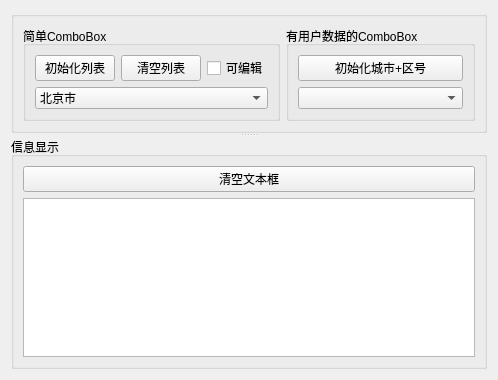
<?xml version="1.0" encoding="UTF-8"?>
<ui version="4.0">
 <class>Widget</class>
 <widget class="QWidget" name="Widget">
  <property name="geometry">
   <rect>
    <x>0</x>
    <y>0</y>
    <width>498</width>
    <height>380</height>
   </rect>
  </property>
  <property name="windowTitle">
   <string>Widget</string>
  </property>
  <layout class="QVBoxLayout" name="verticalLayout_3">
   <item>
    <widget class="QSplitter" name="splitter">
     <property name="orientation">
      <enum>Qt::Vertical</enum>
     </property>
     <widget class="QGroupBox" name="groupBox">
      <property name="title">
       <string/>
      </property>
      <layout class="QHBoxLayout" name="horizontalLayout">
       <item>
        <widget class="QGroupBox" name="groupBox_3">
         <property name="title">
          <string>简单ComboBox</string>
         </property>
         <layout class="QGridLayout" name="gridLayout">
          <item row="0" column="0">
           <widget class="QPushButton" name="btnIniItems">
            <property name="text">
             <string>初始化列表</string>
            </property>
           </widget>
          </item>
          <item row="0" column="1">
           <widget class="QPushButton" name="btnClearItems">
            <property name="text">
             <string>清空列表</string>
            </property>
           </widget>
          </item>
          <item row="0" column="2">
           <widget class="QCheckBox" name="chkBoxEditable">
            <property name="maximumSize">
             <size>
              <width>200</width>
              <height>16777215</height>
             </size>
            </property>
            <property name="text">
             <string>可编辑</string>
            </property>
           </widget>
          </item>
          <item row="1" column="0" colspan="3">
           <widget class="QComboBox" name="comboBox">
            <property name="currentIndex">
             <number>0</number>
            </property>
            <item>
             <property name="text">
              <string>北京市</string>
             </property>
             <property name="icon">
              <iconset resource="res.qrc">
               <normaloff>:/images/icons/UNIT.ICO</normaloff>:/images/icons/UNIT.ICO</iconset>
             </property>
            </item>
            <item>
             <property name="text">
              <string>上海市</string>
             </property>
             <property name="icon">
              <iconset resource="res.qrc">
               <normaloff>:/images/icons/UNIT.ICO</normaloff>:/images/icons/UNIT.ICO</iconset>
             </property>
            </item>
           </widget>
          </item>
         </layout>
        </widget>
       </item>
       <item>
        <widget class="QGroupBox" name="groupBox_4">
         <property name="title">
          <string>有用户数据的ComboBox</string>
         </property>
         <layout class="QVBoxLayout" name="verticalLayout_2">
          <property name="leftMargin">
           <number>9</number>
          </property>
          <property name="topMargin">
           <number>9</number>
          </property>
          <property name="rightMargin">
           <number>9</number>
          </property>
          <property name="bottomMargin">
           <number>9</number>
          </property>
          <item>
           <widget class="QPushButton" name="btnIni2">
            <property name="text">
             <string>初始化城市+区号</string>
            </property>
           </widget>
          </item>
          <item>
           <widget class="QComboBox" name="comboBox2">
            <property name="placeholderText">
             <string>请选择一个城市</string>
            </property>
           </widget>
          </item>
         </layout>
        </widget>
       </item>
      </layout>
     </widget>
     <widget class="QGroupBox" name="groupBox_2">
      <property name="title">
       <string>信息显示</string>
      </property>
      <layout class="QVBoxLayout" name="verticalLayout">
       <item>
        <widget class="QPushButton" name="btnClearText">
         <property name="text">
          <string>清空文本框</string>
         </property>
        </widget>
       </item>
       <item>
        <widget class="QPlainTextEdit" name="plainTextEdit"/>
       </item>
      </layout>
     </widget>
    </widget>
   </item>
  </layout>
 </widget>
 <resources>
  <include location="res.qrc"/>
 </resources>
 <connections/>
</ui>
